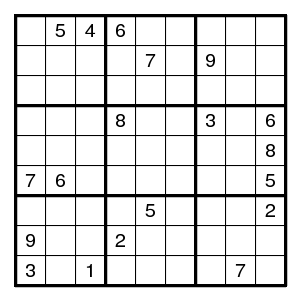
#> input picture imagenes/test.png, 300 x 300 px
$ python prueba1.py
#> lines starting #> are read from the running program, lines starting #| are printed output that depends on the picture; after the words box and inside, x2 and y2 are one past the last pixel; in counts of white or black regions, pixels touching at a corner belong together
#> further down, imgR is the input picture: shape (300, 300); min 0, max 255, mean 223.4
import cv2
import numpy as np

def localizador_numero(imgR, thres=240, resizeH=300, resizeW=300, areaMin=200, areaMax=2000, marginW=4, marginH=4, valmedia=254.9):
  """
  localizador_numero:
    Input:
      imgR: imagen de entrada
      thres: valor del threshold de entrada
      resizeH/resizeW: valor de reescalado en ancho y/o alto
      areaMin/areaMax: area mínima/máxima para detectar casillas
      marginW/marginH: margen para evitar los bordes internos de las casillas, tanto horizontal como vertical
      valmedia: valor desde el que se considera que la casilla contiene un número
    Ouput:
      areas: lista de areas que se consideran casillas
      numero: lista de casillas con números
  """
#> called with thres = 240, resizeH = 300, resizeW = 300, areaMin = 200, areaMax = 2000, marginW = 4, marginH = 4, valmedia = 254.9
  img=cv2.resize(imgR, (resizeH,resizeW), interpolation=cv2.INTER_LINEAR) #reescalo la imagen a 300x300

  ret, imgthres=cv2.threshold(img, thres, 255, cv2.THRESH_BINARY) #aplico el threshold
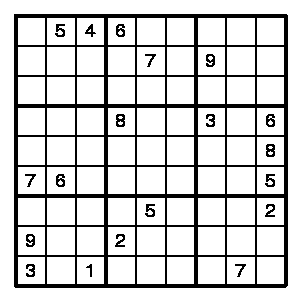
#> imgthres: shape (300, 300); 82.3% white; 20 black regions
#> ret = 240

  cv2.rectangle(imgthres, (1,1), (resizeW-1, resizeH-1), (255, 255, 255), 3) # elimino el contorno que rodea a la imagen
  contours,hierarchy =cv2.findContours(imgthres, cv2.RETR_TREE, cv2.CHAIN_APPROX_NONE) #extraigo los contornos de la imagen del sudoku
#> contours = 112 contours, 10 with area under 20; largest, box (x1, y1, x2, y2) and area: (0, 0, 300, 300) 89401, (13, 13, 289, 289) 75616, (227, 227, 255, 255) 729, (137, 227, 165, 255) 729, (47, 227, 75, 255) 729
  img=cv2.cvtColor(img, cv2.COLOR_GRAY2BGR)
  areas=[]
  numero=[]

  for con in contours:
      area=cv2.contourArea(con) #calculamos el area de cada contorno
      if (area > areaMin) & (area< areaMax):
          x, y, h, w=cv2.boundingRect(con) #si el area del contorno esta entre 200 y 2000 calculamos cual es rectangulo que contiene el contorno
          cv2.rectangle(img, (x+4,y+4), (x+w-4, y+h-4), (255, 255, 0), 1) #lo pintamos
          areas.append(con) #añadimos el contorno a la lista de areas
          pru=imgthres[y+marginH:y+h-marginH, x+marginW:x+w-marginW] #extraemos del la imagen threshold el contorno que contiene el area
          media=cv2.mean(pru)[0] #calculamos la media de los pixeles de la imagen
          if  media < valmedia:
            numero.append(con)
            cv2.rectangle(img, (x+marginH,y+marginH), (x+w-marginW, y+h-marginW), (255, 0, 255), 1)
#> this loop made 112 passes
#> (area, x, y, h, w, media) on passes 3, 4, 6, 7, 8, 9, 10, 12, 13, 15, 16, 17: (676, 257, 257, 27, 27, 255), (702, 227, 257, 28, 27, 220.8), (676, 198, 257, 27, 27, 255), (676, 167, 257, 27, 27, 255), (702, 137, 257, 28, 27, 255), (676, 108, 257, 27, 27, 255), (676, 77, 257, 27, 27, 231), (702, 47, 257, 28, 27, 255), (676, 18, 257, 27, 27, 202.7), (702, 257, 227, 27, 28, 255), (729, 227, 227, 28, 28, 255), (702, 198, 227, 27, 28, 255)
#> area on passes 1, 2, 5, 11, 14, 21: 89401, 75616, 73, 50, 103, 102
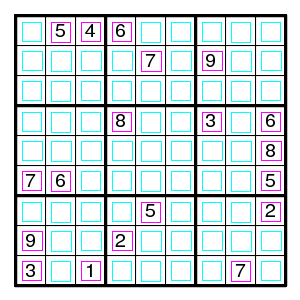
#> img: shape (300, 300, 3); 6.96% of pixels changed, all inside (x1, y1, x2, y2) = (22, 22, 282, 282)
#> after the loop, areas = 81 contours; largest, box (x1, y1, x2, y2) and area: (227, 227, 255, 255) 729, (137, 227, 165, 255) 729, (47, 227, 75, 255) 729, (227, 137, 255, 165) 729, (137, 137, 165, 165) 729; numero = 19 contours; largest, box (x1, y1, x2, y2) and area: (137, 47, 165, 75) 729, (227, 257, 255, 284) 702, (108, 227, 135, 255) 702, (18, 227, 45, 255) 702, (137, 198, 165, 225) 702
  return areas, numero

imgR=cv2.imread('imagenes/test.png', 0)
localizador_numero(imgR)
#cv2.imshow("img", img)
cv2.waitKey(0)
